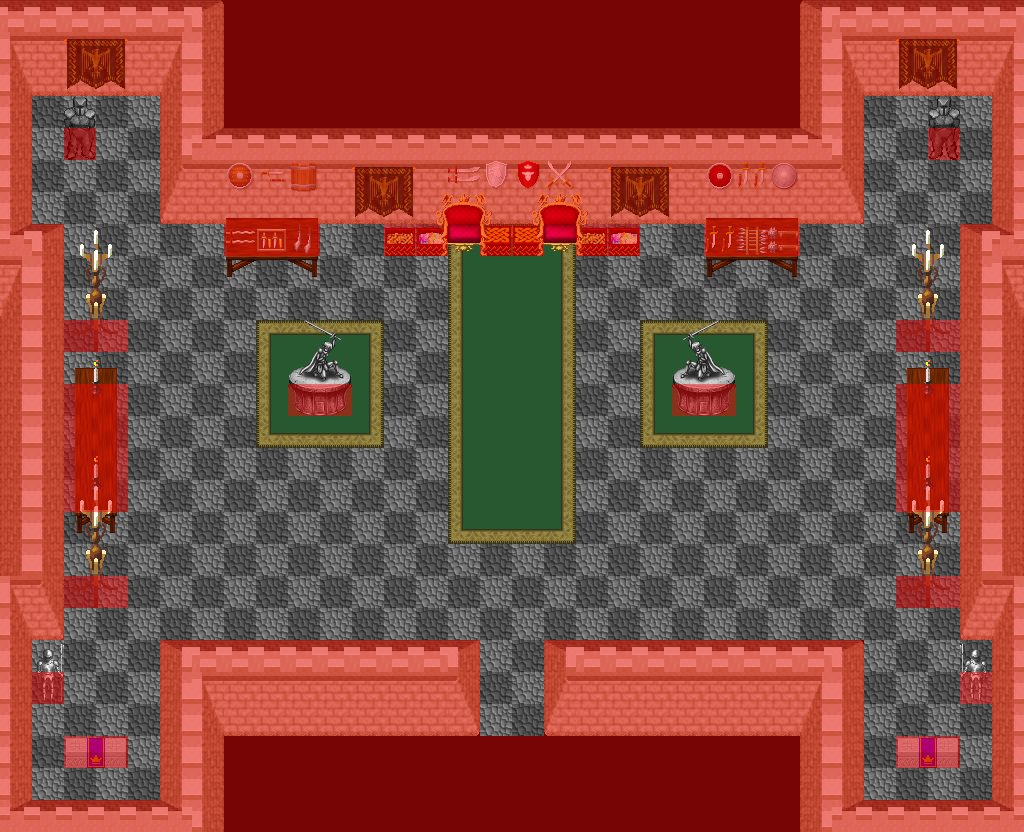

A 2D game scene composited from a Tiled map and its tileset images. What follows is a short description and the map's XML, with each tile layer's data collapsed to a summary:
An orthogonal 32x26 tile map with 32x32 px tiles, 8 tile layers (0_floor, 1_terrain, 2_object, 3_roof, ...), 21 tilesets.

<map version="1.0" orientation="orthogonal" renderorder="right-down" width="32" height="26" tilewidth="32" tileheight="32" nextobjectid="1">
 <tileset firstgid="1" name="collision" tilewidth="32" tileheight="32">
  <image source="../../tileset/logic/collision.png" width="32" height="32" />
 </tileset>
 <tileset firstgid="2" name="castle" tilewidth="32" tileheight="32">
  <image source="../../tileset/building/castle.png" width="640" height="512" />
 </tileset>
 <tileset firstgid="322" name="window_centered" tilewidth="32" tileheight="32">
  <image source="../../tileset/building/window/window_centered.png" width="32" height="32" />
 </tileset>
 <tileset firstgid="323" name="floor_tiles" tilewidth="32" tileheight="32">
  <image source="../../tileset/ground/indoor/floor_tiles.png" width="96" height="96" />
 </tileset>
 <tileset firstgid="332" name="tiles" tilewidth="32" tileheight="32">
  <image source="../../tileset/ground/indoor/tiles.png" width="64" height="128" />
 </tileset>
 <tileset firstgid="340" name="floors_3" tilewidth="32" tileheight="32">
  <image source="../../tileset/ground/indoor/floors_3.png" width="192" height="64" />
 </tileset>
 <tileset firstgid="352" name="brush" tilewidth="32" tileheight="32">
  <image source="../../tileset/item/brush.png" width="32" height="96" />
 </tileset>
 <tileset firstgid="355" name="pot_tall" tilewidth="32" tileheight="32">
  <image source="../../tileset/item/pot/pot_tall.png" width="32" height="64" />
 </tileset>
 <tileset firstgid="357" name="brown" tilewidth="32" tileheight="32">
  <image source="../../tileset/ground/brown.png" width="160" height="32" />
 </tileset>
 <tileset firstgid="362" name="wall_hanging_dkgreen" tilewidth="32" tileheight="32">
  <image source="../../tileset/item/banners/wall_hanging_dkgreen.png" width="64" height="64" />
 </tileset>
 <tileset firstgid="366" name="metal_and_stone" tilewidth="32" tileheight="32">
  <image source="../../tileset/item/statue/metal_and_stone.png" width="96" height="64" />
 </tileset>
 <tileset firstgid="372" name="swordsman" tilewidth="32" tileheight="32">
  <image source="../../tileset/item/statue/swordsman.png" width="128" height="96" />
 </tileset>
 <tileset firstgid="384" name="weapons_for_walls" tilewidth="32" tileheight="32">
  <image source="../../tileset/item/armor/weapons_for_walls.png" width="128" height="128" />
 </tileset>
 <tileset firstgid="400" name="suit_of_armor2" tilewidth="32" tileheight="32">
  <image source="../../tileset/item/armor/suit_of_armor2.png" width="64" height="64" />
 </tileset>
 <tileset firstgid="404" name="throne" tilewidth="32" tileheight="32">
  <image source="../../tileset/furniture/chair/throne.png" width="96" height="64" />
 </tileset>
 <tileset firstgid="410" name="green" tilewidth="32" tileheight="32">
  <image source="../../tileset/furniture/carpet/green.png" width="96" height="96" />
 </tileset>
 <tileset firstgid="419" name="chests_red" tilewidth="32" tileheight="32">
  <image source="../../tileset/item/chest/chests_red.png" width="64" height="64" />
 </tileset>
 <tileset firstgid="423" name="chest_purple" tilewidth="32" tileheight="32">
  <image source="../../tileset/item/chest/chest_purple.png" width="64" height="32" />
 </tileset>
 <tileset firstgid="425" name="wooden_trestle_vertical" tilewidth="32" tileheight="32">
  <image source="../../tileset/furniture/table/wooden_trestle_vertical.png" width="64" height="96" />
 </tileset>
 <tileset firstgid="431" name="lights_candle" tilewidth="32" tileheight="32">
  <image source="../../tileset/furniture/light/lights_candle.png" width="192" height="192" />
 </tileset>
 <tileset firstgid="467" name="wooden_trestle" tilewidth="32" tileheight="32">
  <image source="../../tileset/furniture/table/wooden_trestle.png" width="96" height="96" />
 </tileset>
 <layer name="0_floor" width="32" height="26">
  <data>[832 cells, 831 non-empty, 14 distinct tile ids]</data>
 </layer>
 <layer name="1_terrain" width="32" height="26">
  <data>[832 cells, 320 non-empty, 48 distinct tile ids]</data>
 </layer>
 <layer name="2_object" width="32" height="26">
  <data>[832 cells, 99 non-empty, 41 distinct tile ids]</data>
 </layer>
 <layer name="3_roof" width="32" height="26">
  <data>[832 cells, 36 non-empty, 19 distinct tile ids]</data>
 </layer>
 <layer name="4_roof_add" width="32" height="26">
  <data>[832 cells, 4 non-empty, 2 distinct tile ids]</data>
 </layer>
 <layer name="objects" width="32" height="26">
  <data>[832 cells, 0 non-empty, 0 distinct tile ids]</data>
 </layer>
 <layer name="collision" width="32" height="26" opacity="0.45">
  <data>[832 cells, 438 non-empty, 1 distinct tile ids]</data>
 </layer>
 <layer name="protection" width="32" height="26">
  <data>[832 cells, 0 non-empty, 0 distinct tile ids]</data>
 </layer>
</map>
